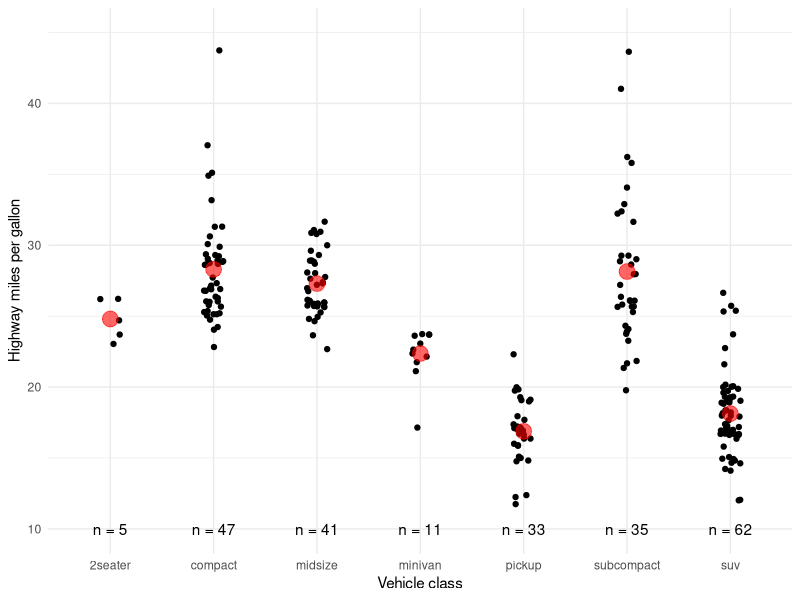

R code for this plot:
## ---- chunk 1
 #| echo: true
 #| code-line-numbers: '16-35'
library(tidyverse)
library(patchwork)

data(mpg)

class_dat <- mpg |>
  group_by(class) |>
  summarise(
    n = n(),
    mean_hwy = mean(hwy),
    label = str_c("n = ", n, sep = "")
  )

ggplot(data = mpg, aes(class, hwy)) +
  geom_point(position = position_jitter(width = 0.1)) +
  geom_point(
    data = class_dat,
    mapping = aes(y = mean_hwy),
    size = 5,
    alpha = 0.6,
    color = "red") +
  labs(
    x = "Vehicle class",
    y = "Highway miles per gallon"
  ) +
  theme_minimal() +
  geom_text(
    data = class_dat,
    aes(x = class, y = 10, label = label)
  ) +
  scale_y_continuous(
    limits = c(10, 45)
  )
